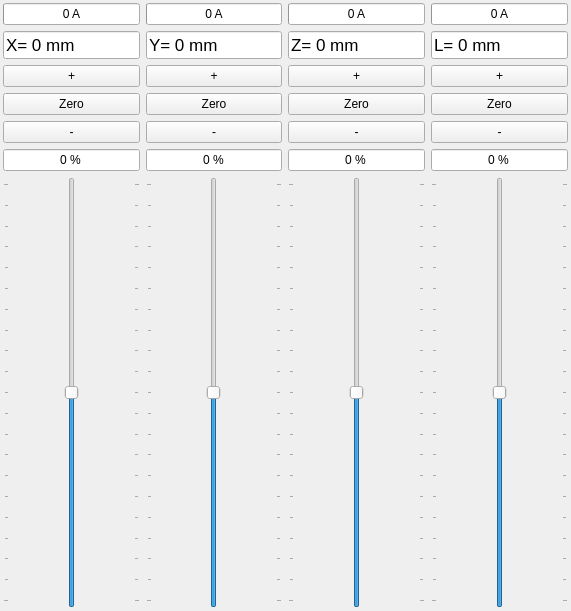
     <widget class="QWidget" name="gridLayoutWidget_4">
      <property name="geometry">
       <rect>
        <x>0</x>
        <y>0</y>
        <width>571</width>
        <height>611</height>
       </rect>
      </property>
      <layout class="QGridLayout" name="gridLayout_4">
       <property name="leftMargin">
        <number>3</number>
       </property>
       <property name="topMargin">
        <number>3</number>
       </property>
       <property name="rightMargin">
        <number>3</number>
       </property>
       <property name="bottomMargin">
        <number>3</number>
       </property>
       <item row="8" column="1">
        <widget class="QSlider" name="LabSpeed1Slider">
         <property name="sizePolicy">
          <sizepolicy hsizetype="Minimum" vsizetype="Expanding">
           <horstretch>0</horstretch>
           <verstretch>0</verstretch>
          </sizepolicy>
         </property>
         <property name="minimum">
          <number>-100</number>
         </property>
         <property name="maximum">
          <number>100</number>
         </property>
         <property name="orientation">
          <enum>Qt::Vertical</enum>
         </property>
         <property name="tickPosition">
          <enum>QSlider::TicksBothSides</enum>
         </property>
        </widget>
       </item>
       <item row="8" column="0">
        <widget class="QSlider" name="LabSpeed0Slider">
         <property name="sizePolicy">
          <sizepolicy hsizetype="Minimum" vsizetype="Expanding">
           <horstretch>0</horstretch>
           <verstretch>0</verstretch>
          </sizepolicy>
         </property>
         <property name="minimum">
          <number>-100</number>
         </property>
         <property name="maximum">
          <number>100</number>
         </property>
         <property name="orientation">
          <enum>Qt::Vertical</enum>
         </property>
         <property name="tickPosition">
          <enum>QSlider::TicksBothSides</enum>
         </property>
        </widget>
       </item>
       <item row="4" column="2">
        <widget class="QPushButton" name="LabSpeed2IncButton">
         <property name="text">
          <string>+</string>
         </property>
        </widget>
       </item>
       <item row="3" column="2">
        <widget class="QLineEdit" name="Lab2LineEdit">
         <property name="sizePolicy">
          <sizepolicy hsizetype="Expanding" vsizetype="Minimum">
           <horstretch>0</horstretch>
           <verstretch>0</verstretch>
          </sizepolicy>
         </property>
         <property name="font">
          <font>
           <pointsize>13</pointsize>
           <weight>50</weight>
           <bold>false</bold>
           <kerning>true</kerning>
          </font>
         </property>
         <property name="text">
          <string>Z= 0 mm</string>
         </property>
         <property name="alignment">
          <set>Qt::AlignLeading|Qt::AlignLeft|Qt::AlignVCenter</set>
         </property>
        </widget>
       </item>
       <item row="8" column="2">
        <widget class="QSlider" name="LabSpeed2Slider">
         <property name="sizePolicy">
          <sizepolicy hsizetype="Minimum" vsizetype="Expanding">
           <horstretch>0</horstretch>
           <verstretch>0</verstretch>
          </sizepolicy>
         </property>
         <property name="minimum">
          <number>-100</number>
         </property>
         <property name="maximum">
          <number>100</number>
         </property>
         <property name="orientation">
          <enum>Qt::Vertical</enum>
         </property>
         <property name="tickPosition">
          <enum>QSlider::TicksBothSides</enum>
         </property>
        </widget>
       </item>
       <item row="2" column="0">
        <widget class="QProgressBar" name="LabCur0ProgressBar">
         <property name="sizePolicy">
          <sizepolicy hsizetype="Minimum" vsizetype="Minimum">
           <horstretch>0</horstretch>
           <verstretch>0</verstretch>
          </sizepolicy>
         </property>
         <property name="maximum">
          <number>50</number>
         </property>
         <property name="value">
          <number>0</number>
         </property>
         <property name="alignment">
          <set>Qt::AlignCenter</set>
         </property>
         <property name="textVisible">
          <bool>true</bool>
         </property>
         <property name="orientation">
          <enum>Qt::Horizontal</enum>
         </property>
         <property name="format">
          <string>%p A</string>
         </property>
        </widget>
       </item>
       <item row="6" column="3">
        <widget class="QPushButton" name="LabSpeed3DecButton">
         <property name="sizePolicy">
          <sizepolicy hsizetype="Minimum" vsizetype="Minimum">
           <horstretch>0</horstretch>
           <verstretch>0</verstretch>
          </sizepolicy>
         </property>
         <property name="text">
          <string>-</string>
         </property>
        </widget>
       </item>
       <item row="2" column="3">
        <widget class="QProgressBar" name="LabCur3ProgressBar">
         <property name="sizePolicy">
          <sizepolicy hsizetype="Minimum" vsizetype="Minimum">
           <horstretch>0</horstretch>
           <verstretch>0</verstretch>
          </sizepolicy>
         </property>
         <property name="maximum">
          <number>50</number>
         </property>
         <property name="value">
          <number>0</number>
         </property>
         <property name="alignment">
          <set>Qt::AlignCenter</set>
         </property>
         <property name="textVisible">
          <bool>true</bool>
         </property>
         <property name="orientation">
          <enum>Qt::Horizontal</enum>
         </property>
         <property name="invertedAppearance">
          <bool>false</bool>
         </property>
         <property name="textDirection">
          <enum>QProgressBar::TopToBottom</enum>
         </property>
         <property name="format">
          <string>%v A</string>
         </property>
        </widget>
       </item>
       <item row="7" column="1">
        <widget class="QLineEdit" name="LabSpeed1LineEdit">
         <property name="sizePolicy">
          <sizepolicy hsizetype="Expanding" vsizetype="Minimum">
           <horstretch>0</horstretch>
           <verstretch>0</verstretch>
          </sizepolicy>
         </property>
         <property name="text">
          <string>0 %</string>
         </property>
         <property name="alignment">
          <set>Qt::AlignCenter</set>
         </property>
        </widget>
       </item>
       <item row="7" column="3">
        <widget class="QLineEdit" name="LabSpeed3LineEdit">
         <property name="sizePolicy">
          <sizepolicy hsizetype="Expanding" vsizetype="Minimum">
           <horstretch>0</horstretch>
           <verstretch>0</verstretch>
          </sizepolicy>
         </property>
         <property name="text">
          <string>0 %</string>
         </property>
         <property name="alignment">
          <set>Qt::AlignCenter</set>
         </property>
        </widget>
       </item>
       <item row="2" column="1">
        <widget class="QProgressBar" name="LabCur1ProgressBar">
         <property name="sizePolicy">
          <sizepolicy hsizetype="Minimum" vsizetype="Minimum">
           <horstretch>0</horstretch>
           <verstretch>0</verstretch>
          </sizepolicy>
         </property>
         <property name="maximum">
          <number>50</number>
         </property>
         <property name="value">
          <number>0</number>
         </property>
         <property name="alignment">
          <set>Qt::AlignCenter</set>
         </property>
         <property name="textVisible">
          <bool>true</bool>
         </property>
         <property name="orientation">
          <enum>Qt::Horizontal</enum>
         </property>
         <property name="format">
          <string>%v A</string>
         </property>
        </widget>
       </item>
       <item row="4" column="1">
        <widget class="QPushButton" name="LabSpeed1IncButton">
         <property name="text">
          <string>+</string>
         </property>
        </widget>
       </item>
       <item row="6" column="1">
        <widget class="QPushButton" name="LabSpeed1DecButton">
         <property name="sizePolicy">
          <sizepolicy hsizetype="Minimum" vsizetype="Minimum">
           <horstretch>0</horstretch>
           <verstretch>0</verstretch>
          </sizepolicy>
         </property>
         <property name="text">
          <string>-</string>
         </property>
        </widget>
       </item>
       <item row="5" column="2">
        <widget class="QPushButton" name="LabSpeed2ZeroButton">
         <property name="sizePolicy">
          <sizepolicy hsizetype="Minimum" vsizetype="Minimum">
           <horstretch>0</horstretch>
           <verstretch>0</verstretch>
          </sizepolicy>
         </property>
         <property name="text">
          <string>Zero</string>
         </property>
        </widget>
       </item>
       <item row="5" column="1">
        <widget class="QPushButton" name="LabSpeed1ZeroButton">
         <property name="sizePolicy">
          <sizepolicy hsizetype="Minimum" vsizetype="Minimum">
           <horstretch>0</horstretch>
           <verstretch>0</verstretch>
          </sizepolicy>
         </property>
         <property name="text">
          <string>Zero</string>
         </property>
        </widget>
       </item>
       <item row="6" column="0">
        <widget class="QPushButton" name="LabSpeed0DecButton">
         <property name="sizePolicy">
          <sizepolicy hsizetype="Minimum" vsizetype="Minimum">
           <horstretch>0</horstretch>
           <verstretch>0</verstretch>
          </sizepolicy>
         </property>
         <property name="text">
          <string>-</string>
         </property>
        </widget>
       </item>
       <item row="4" column="3">
        <widget class="QPushButton" name="LabSpeed3IncButton">
         <property name="sizePolicy">
          <sizepolicy hsizetype="Minimum" vsizetype="Maximum">
           <horstretch>0</horstretch>
           <verstretch>0</verstretch>
          </sizepolicy>
         </property>
         <property name="text">
          <string>+</string>
         </property>
        </widget>
       </item>
       <item row="7" column="0">
        <widget class="QLineEdit" name="LabSpeed0LineEdit">
         <property name="sizePolicy">
          <sizepolicy hsizetype="Expanding" vsizetype="Minimum">
           <horstretch>0</horstretch>
           <verstretch>0</verstretch>
          </sizepolicy>
         </property>
         <property name="text">
          <string>0 %</string>
         </property>
         <property name="alignment">
          <set>Qt::AlignCenter</set>
         </property>
        </widget>
       </item>
       <item row="5" column="3">
        <widget class="QPushButton" name="LabSpeed3ZeroButton">
         <property name="sizePolicy">
          <sizepolicy hsizetype="Minimum" vsizetype="Minimum">
           <horstretch>0</horstretch>
           <verstretch>0</verstretch>
          </sizepolicy>
         </property>
         <property name="text">
          <string>Zero</string>
         </property>
        </widget>
       </item>
       <item row="7" column="2">
        <widget class="QLineEdit" name="LabSpeed2LineEdit">
         <property name="sizePolicy">
          <sizepolicy hsizetype="Expanding" vsizetype="Minimum">
           <horstretch>0</horstretch>
           <verstretch>0</verstretch>
          </sizepolicy>
         </property>
         <property name="text">
          <string>0 %</string>
         </property>
         <property name="alignment">
          <set>Qt::AlignCenter</set>
         </property>
        </widget>
       </item>
       <item row="3" column="1">
        <widget class="QLineEdit" name="Lab1LineEdit">
         <property name="sizePolicy">
          <sizepolicy hsizetype="Expanding" vsizetype="Minimum">
           <horstretch>0</horstretch>
           <verstretch>0</verstretch>
          </sizepolicy>
         </property>
         <property name="font">
          <font>
           <pointsize>13</pointsize>
           <weight>50</weight>
           <bold>false</bold>
           <kerning>true</kerning>
          </font>
         </property>
         <property name="text">
          <string>Y= 0 mm</string>
         </property>
         <property name="alignment">
          <set>Qt::AlignLeading|Qt::AlignLeft|Qt::AlignVCenter</set>
         </property>
        </widget>
       </item>
       <item row="5" column="0">
        <widget class="QPushButton" name="LabSpeed0ZeroButton">
         <property name="sizePolicy">
          <sizepolicy hsizetype="Minimum" vsizetype="Minimum">
           <horstretch>0</horstretch>
           <verstretch>0</verstretch>
          </sizepolicy>
         </property>
         <property name="text">
          <string>Zero</string>
         </property>
        </widget>
       </item>
       <item row="6" column="2">
        <widget class="QPushButton" name="LabSpeed2DecButton">
         <property name="sizePolicy">
          <sizepolicy hsizetype="Minimum" vsizetype="Minimum">
           <horstretch>0</horstretch>
           <verstretch>0</verstretch>
          </sizepolicy>
         </property>
         <property name="text">
          <string>-</string>
         </property>
        </widget>
       </item>
       <item row="4" column="0">
        <widget class="QPushButton" name="LabSpeed0IncButton">
         <property name="text">
          <string>+</string>
         </property>
         <property name="autoDefault">
          <bool>false</bool>
         </property>
         <property name="default">
          <bool>false</bool>
         </property>
         <property name="flat">
          <bool>false</bool>
         </property>
        </widget>
       </item>
       <item row="3" column="3">
        <widget class="QLineEdit" name="Lab3LineEdit">
         <property name="sizePolicy">
          <sizepolicy hsizetype="Expanding" vsizetype="Minimum">
           <horstretch>0</horstretch>
           <verstretch>0</verstretch>
          </sizepolicy>
         </property>
         <property name="font">
          <font>
           <pointsize>13</pointsize>
           <weight>50</weight>
           <bold>false</bold>
           <kerning>true</kerning>
          </font>
         </property>
         <property name="text">
          <string>L= 0 mm</string>
         </property>
         <property name="alignment">
          <set>Qt::AlignLeading|Qt::AlignLeft|Qt::AlignVCenter</set>
         </property>
        </widget>
       </item>
       <item row="2" column="2">
        <widget class="QProgressBar" name="LabCur2ProgressBar">
         <property name="sizePolicy">
          <sizepolicy hsizetype="Minimum" vsizetype="Minimum">
           <horstretch>0</horstretch>
           <verstretch>0</verstretch>
          </sizepolicy>
         </property>
         <property name="maximum">
          <number>50</number>
         </property>
         <property name="value">
          <number>0</number>
         </property>
         <property name="alignment">
          <set>Qt::AlignCenter</set>
         </property>
         <property name="textVisible">
          <bool>true</bool>
         </property>
         <property name="orientation">
          <enum>Qt::Horizontal</enum>
         </property>
         <property name="format">
          <string>%v A</string>
         </property>
        </widget>
       </item>
       <item row="8" column="3">
        <widget class="QSlider" name="LabSpeed3Slider">
         <property name="sizePolicy">
          <sizepolicy hsizetype="Minimum" vsizetype="Expanding">
           <horstretch>0</horstretch>
           <verstretch>0</verstretch>
          </sizepolicy>
         </property>
         <property name="minimum">
          <number>-100</number>
         </property>
         <property name="maximum">
          <number>100</number>
         </property>
         <property name="orientation">
          <enum>Qt::Vertical</enum>
         </property>
         <property name="tickPosition">
          <enum>QSlider::TicksBothSides</enum>
         </property>
        </widget>
       </item>
       <item row="3" column="0">
        <widget class="QLineEdit" name="Lab0LineEdit">
         <property name="sizePolicy">
          <sizepolicy hsizetype="Expanding" vsizetype="Minimum">
           <horstretch>0</horstretch>
           <verstretch>0</verstretch>
          </sizepolicy>
         </property>
         <property name="font">
          <font>
           <pointsize>13</pointsize>
           <weight>50</weight>
           <bold>false</bold>
           <kerning>true</kerning>
          </font>
         </property>
         <property name="text">
          <string>X= 0 mm</string>
         </property>
         <property name="alignment">
          <set>Qt::AlignLeading|Qt::AlignLeft|Qt::AlignVCenter</set>
         </property>
        </widget>
       </item>
      </layout>
     </widget>
